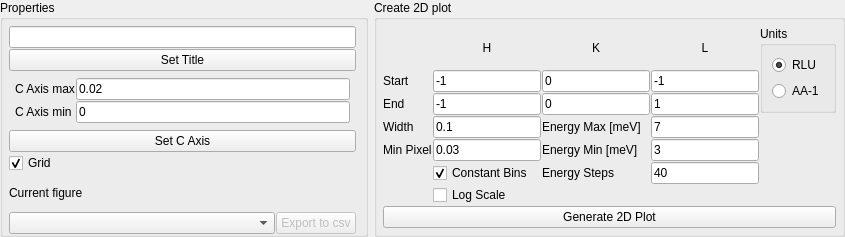
<?xml version="1.0" encoding="UTF-8"?>
<ui version="4.0">
 <class>Form</class>
 <widget class="QWidget" name="Form">
  <property name="geometry">
   <rect>
    <x>0</x>
    <y>0</y>
    <width>845</width>
    <height>237</height>
   </rect>
  </property>
  <property name="windowTitle">
   <string>Form</string>
  </property>
  <layout class="QHBoxLayout" name="horizontalLayout_2">
   <property name="leftMargin">
    <number>0</number>
   </property>
   <property name="topMargin">
    <number>0</number>
   </property>
   <property name="rightMargin">
    <number>0</number>
   </property>
   <property name="bottomMargin">
    <number>0</number>
   </property>
   <item>
    <widget class="QGroupBox" name="groupBox">
     <property name="toolTip">
      <string>Properties for current figure</string>
     </property>
     <property name="statusTip">
      <string>Properties for current figure</string>
     </property>
     <property name="title">
      <string>Properties</string>
     </property>
     <layout class="QHBoxLayout" name="horizontalLayout">
      <property name="spacing">
       <number>1</number>
      </property>
      <property name="leftMargin">
       <number>0</number>
      </property>
      <property name="topMargin">
       <number>0</number>
      </property>
      <property name="rightMargin">
       <number>3</number>
      </property>
      <property name="bottomMargin">
       <number>0</number>
      </property>
      <item>
       <layout class="QVBoxLayout" name="verticalLayout_4">
        <property name="leftMargin">
         <number>6</number>
        </property>
        <property name="topMargin">
         <number>6</number>
        </property>
        <property name="rightMargin">
         <number>6</number>
        </property>
        <item>
         <widget class="QLineEdit" name="QELine_SetTitle_lineEdit">
          <property name="toolTip">
           <string>Set title of current figure</string>
          </property>
          <property name="statusTip">
           <string>Set title of current figure</string>
          </property>
         </widget>
        </item>
        <item>
         <widget class="QPushButton" name="QELine_SetTitle_button">
          <property name="toolTip">
           <string>Set title of current figure</string>
          </property>
          <property name="statusTip">
           <string>Set title of current figure</string>
          </property>
          <property name="text">
           <string>Set Title</string>
          </property>
         </widget>
        </item>
        <item>
         <layout class="QGridLayout" name="gridLayout_2">
          <property name="leftMargin">
           <number>6</number>
          </property>
          <property name="topMargin">
           <number>6</number>
          </property>
          <property name="rightMargin">
           <number>6</number>
          </property>
          <property name="bottomMargin">
           <number>6</number>
          </property>
          <item row="0" column="1">
           <widget class="QLineEdit" name="QELine_CAxisMax_lineEdit">
            <property name="toolTip">
             <string>Set color scale axis of current figure</string>
            </property>
            <property name="statusTip">
             <string>Set color scale axis of current figure</string>
            </property>
            <property name="text">
             <string>0.02</string>
            </property>
           </widget>
          </item>
          <item row="1" column="0">
           <widget class="QLabel" name="label_6">
            <property name="toolTip">
             <string>Set color scale axis of current figure</string>
            </property>
            <property name="statusTip">
             <string>Set color scale axis of current figure</string>
            </property>
            <property name="text">
             <string>C Axis min</string>
            </property>
           </widget>
          </item>
          <item row="1" column="1">
           <widget class="QLineEdit" name="QELine_CAxisMin_lineEdit">
            <property name="toolTip">
             <string>Set color scale axis of current figure</string>
            </property>
            <property name="statusTip">
             <string>Set color scale axis of current figure</string>
            </property>
            <property name="text">
             <string>0</string>
            </property>
           </widget>
          </item>
          <item row="0" column="0">
           <widget class="QLabel" name="label_7">
            <property name="toolTip">
             <string>Set color scale axis of current figure</string>
            </property>
            <property name="statusTip">
             <string>Set color scale axis of current figure</string>
            </property>
            <property name="text">
             <string>C Axis max</string>
            </property>
           </widget>
          </item>
         </layout>
        </item>
        <item>
         <widget class="QPushButton" name="QELine_setCAxis_button">
          <property name="toolTip">
           <string>Set color scale axis of current figure</string>
          </property>
          <property name="statusTip">
           <string>Set color scale axis of current figure</string>
          </property>
          <property name="text">
           <string>Set C Axis</string>
          </property>
         </widget>
        </item>
        <item>
         <widget class="QCheckBox" name="QELine_Grid_checkBox">
          <property name="toolTip">
           <string>Show/hide grid on current figure</string>
          </property>
          <property name="statusTip">
           <string>Show/hide grid on current figure</string>
          </property>
          <property name="text">
           <string>Grid</string>
          </property>
          <property name="checked">
           <bool>true</bool>
          </property>
         </widget>
        </item>
        <item>
         <widget class="QLabel" name="label_3">
          <property name="toolTip">
           <string>Current Figure</string>
          </property>
          <property name="statusTip">
           <string>Current Figure</string>
          </property>
          <property name="text">
           <string>Current figure</string>
          </property>
         </widget>
        </item>
        <item>
         <layout class="QHBoxLayout" name="horizontalLayout_4" stretch="1,0">
          <item>
           <widget class="QComboBox" name="QELine_figureList_comboBox">
            <property name="toolTip">
             <string>Current Figure</string>
            </property>
            <property name="statusTip">
             <string>Current Figure</string>
            </property>
           </widget>
          </item>
          <item>
           <widget class="QPushButton" name="QELine_figureToCSV_pushButton">
            <property name="enabled">
             <bool>false</bool>
            </property>
            <property name="text">
             <string>Export to csv</string>
            </property>
           </widget>
          </item>
         </layout>
        </item>
       </layout>
      </item>
     </layout>
    </widget>
   </item>
   <item>
    <widget class="QGroupBox" name="groupBox_3">
     <property name="toolTip">
      <string>Properties for new plot</string>
     </property>
     <property name="statusTip">
      <string>Properties for new plot</string>
     </property>
     <property name="title">
      <string>Create 2D plot</string>
     </property>
     <layout class="QVBoxLayout" name="verticalLayout_7">
      <property name="spacing">
       <number>1</number>
      </property>
      <property name="leftMargin">
       <number>6</number>
      </property>
      <property name="topMargin">
       <number>6</number>
      </property>
      <property name="rightMargin">
       <number>6</number>
      </property>
      <property name="bottomMargin">
       <number>6</number>
      </property>
      <item>
       <layout class="QHBoxLayout" name="horizontalLayout_3">
        <item>
         <layout class="QGridLayout" name="gridLayout_3">
          <item row="3" column="0">
           <widget class="QLabel" name="label_11">
            <property name="toolTip">
             <string>End position for cut</string>
            </property>
            <property name="statusTip">
             <string>End position for cut</string>
            </property>
            <property name="text">
             <string>End</string>
            </property>
           </widget>
          </item>
          <item row="1" column="1">
           <widget class="QLabel" name="QELine_HLabel">
            <property name="text">
             <string>H</string>
            </property>
            <property name="alignment">
             <set>Qt::AlignCenter</set>
            </property>
           </widget>
          </item>
          <item row="4" column="0">
           <widget class="QLabel" name="label_4">
            <property name="text">
             <string>Width</string>
            </property>
           </widget>
          </item>
          <item row="5" column="0">
           <widget class="QLabel" name="label_5">
            <property name="text">
             <string>Min Pixel</string>
            </property>
           </widget>
          </item>
          <item row="2" column="3">
           <widget class="QLineEdit" name="QELine_LStart_lineEdit">
            <property name="toolTip">
             <string>Start position for cut</string>
            </property>
            <property name="statusTip">
             <string>Start position for cut</string>
            </property>
            <property name="text">
             <string>-1</string>
            </property>
           </widget>
          </item>
          <item row="5" column="2">
           <widget class="QLabel" name="label">
            <property name="toolTip">
             <string>Minimum energy in meV</string>
            </property>
            <property name="statusTip">
             <string>Minimum energy in meV</string>
            </property>
            <property name="text">
             <string>Energy Min [meV]</string>
            </property>
           </widget>
          </item>
          <item row="2" column="1">
           <widget class="QLineEdit" name="QELine_HStart_lineEdit">
            <property name="toolTip">
             <string>Start position for cut</string>
            </property>
            <property name="statusTip">
             <string>Start position for cut</string>
            </property>
            <property name="text">
             <string>-1</string>
            </property>
           </widget>
          </item>
          <item row="1" column="2">
           <widget class="QLabel" name="QELine_KLabel">
            <property name="text">
             <string>K</string>
            </property>
            <property name="alignment">
             <set>Qt::AlignCenter</set>
            </property>
           </widget>
          </item>
          <item row="1" column="3">
           <widget class="QLabel" name="QELine_LLabel">
            <property name="text">
             <string>L</string>
            </property>
            <property name="alignment">
             <set>Qt::AlignCenter</set>
            </property>
           </widget>
          </item>
          <item row="4" column="2">
           <widget class="QLabel" name="label_9">
            <property name="toolTip">
             <string>Maximum energy in meV</string>
            </property>
            <property name="statusTip">
             <string>Maximum energy in meV</string>
            </property>
            <property name="text">
             <string>Energy Max [meV]</string>
            </property>
           </widget>
          </item>
          <item row="2" column="2">
           <widget class="QLineEdit" name="QELine_KStart_lineEdit">
            <property name="toolTip">
             <string>Start position for cut</string>
            </property>
            <property name="statusTip">
             <string>Start position for cut</string>
            </property>
            <property name="text">
             <string>0</string>
            </property>
           </widget>
          </item>
          <item row="6" column="1">
           <widget class="QCheckBox" name="QELine_ConstantBins_checkBox">
            <property name="toolTip">
             <string>Make all bins equal size</string>
            </property>
            <property name="statusTip">
             <string>Make all bins equal size</string>
            </property>
            <property name="text">
             <string>Constant Bins</string>
            </property>
            <property name="checked">
             <bool>true</bool>
            </property>
           </widget>
          </item>
          <item row="4" column="1">
           <widget class="QLineEdit" name="QELine_Width_lineEdit">
            <property name="text">
             <string>0.1</string>
            </property>
           </widget>
          </item>
          <item row="4" column="3">
           <widget class="QLineEdit" name="QELine_EMax_lineEdit">
            <property name="toolTip">
             <string>Maximum energy in meV</string>
            </property>
            <property name="statusTip">
             <string>Maximum energy in meV</string>
            </property>
            <property name="text">
             <string>7</string>
            </property>
           </widget>
          </item>
          <item row="5" column="1">
           <widget class="QLineEdit" name="QELine_MinPixel_lineEdit">
            <property name="text">
             <string>0.03</string>
            </property>
           </widget>
          </item>
          <item row="7" column="1">
           <widget class="QCheckBox" name="QELine_LogScale_checkBox">
            <property name="toolTip">
             <string>Plot logarithm of intensity</string>
            </property>
            <property name="statusTip">
             <string>Plot logarithm of intensity</string>
            </property>
            <property name="text">
             <string>Log Scale</string>
            </property>
           </widget>
          </item>
          <item row="3" column="1">
           <widget class="QLineEdit" name="QELine_HEnd_lineEdit">
            <property name="toolTip">
             <string>End position for cut</string>
            </property>
            <property name="statusTip">
             <string>End position for cut</string>
            </property>
            <property name="text">
             <string>-1</string>
            </property>
           </widget>
          </item>
          <item row="6" column="2">
           <widget class="QLabel" name="label_2">
            <property name="toolTip">
             <string>Number of energy steps between Emin and Emax</string>
            </property>
            <property name="statusTip">
             <string>Number of energy steps between Emin and Emax</string>
            </property>
            <property name="text">
             <string>Energy Steps</string>
            </property>
           </widget>
          </item>
          <item row="3" column="2">
           <widget class="QLineEdit" name="QELine_KEnd_lineEdit">
            <property name="toolTip">
             <string>End position for cut</string>
            </property>
            <property name="statusTip">
             <string>End position for cut</string>
            </property>
            <property name="text">
             <string>0</string>
            </property>
           </widget>
          </item>
          <item row="2" column="0">
           <widget class="QLabel" name="label_10">
            <property name="toolTip">
             <string>Start position for cut</string>
            </property>
            <property name="statusTip">
             <string>Start position for cut</string>
            </property>
            <property name="text">
             <string>Start</string>
            </property>
           </widget>
          </item>
          <item row="3" column="3">
           <widget class="QLineEdit" name="QELine_LEnd_lineEdit">
            <property name="toolTip">
             <string>End position for cut</string>
            </property>
            <property name="statusTip">
             <string>End position for cut</string>
            </property>
            <property name="text">
             <string>1</string>
            </property>
           </widget>
          </item>
          <item row="5" column="3">
           <widget class="QLineEdit" name="QELine_EMin_lineEdit">
            <property name="toolTip">
             <string>Minimum energy in meV</string>
            </property>
            <property name="statusTip">
             <string>Minimum energy in meV</string>
            </property>
            <property name="text">
             <string>3</string>
            </property>
           </widget>
          </item>
          <item row="6" column="3">
           <widget class="QLineEdit" name="QELine_NPoints_lineEdit">
            <property name="toolTip">
             <string>Number of energy steps between Emin and Emax</string>
            </property>
            <property name="statusTip">
             <string>Number of energy steps between Emin and Emax</string>
            </property>
            <property name="text">
             <string>40</string>
            </property>
           </widget>
          </item>
         </layout>
        </item>
        <item>
         <layout class="QVBoxLayout" name="verticalLayout_2">
          <item>
           <widget class="QGroupBox" name="groupBox_2">
            <property name="sizePolicy">
             <sizepolicy hsizetype="Preferred" vsizetype="Minimum">
              <horstretch>0</horstretch>
              <verstretch>0</verstretch>
             </sizepolicy>
            </property>
            <property name="toolTip">
             <string>Units used when plotting</string>
            </property>
            <property name="statusTip">
             <string>Units used when plotting</string>
            </property>
            <property name="title">
             <string>Units</string>
            </property>
            <layout class="QVBoxLayout" name="verticalLayout">
             <item>
              <widget class="QRadioButton" name="QELine_SelectUnits_RLU_radioButton">
               <property name="text">
                <string>RLU</string>
               </property>
               <property name="checked">
                <bool>true</bool>
               </property>
              </widget>
             </item>
             <item>
              <widget class="QRadioButton" name="QELine_SelectUnits_AA_radioButton">
               <property name="text">
                <string>AA-1</string>
               </property>
              </widget>
             </item>
            </layout>
           </widget>
          </item>
          <item>
           <spacer name="verticalSpacer">
            <property name="orientation">
             <enum>Qt::Vertical</enum>
            </property>
            <property name="sizeHint" stdset="0">
             <size>
              <width>20</width>
              <height>40</height>
             </size>
            </property>
           </spacer>
          </item>
         </layout>
        </item>
       </layout>
      </item>
      <item>
       <widget class="QPushButton" name="QELine_plot_button">
        <property name="toolTip">
         <string>Generate 2D Cut</string>
        </property>
        <property name="statusTip">
         <string>Generate 2D Cut</string>
        </property>
        <property name="text">
         <string>Generate 2D Plot</string>
        </property>
       </widget>
      </item>
     </layout>
    </widget>
   </item>
  </layout>
 </widget>
 <tabstops>
  <tabstop>QELine_SetTitle_lineEdit</tabstop>
  <tabstop>QELine_SetTitle_button</tabstop>
  <tabstop>QELine_CAxisMax_lineEdit</tabstop>
  <tabstop>QELine_CAxisMin_lineEdit</tabstop>
  <tabstop>QELine_setCAxis_button</tabstop>
  <tabstop>QELine_Grid_checkBox</tabstop>
  <tabstop>QELine_HStart_lineEdit</tabstop>
  <tabstop>QELine_KStart_lineEdit</tabstop>
  <tabstop>QELine_LStart_lineEdit</tabstop>
  <tabstop>QELine_HEnd_lineEdit</tabstop>
  <tabstop>QELine_KEnd_lineEdit</tabstop>
  <tabstop>QELine_LEnd_lineEdit</tabstop>
  <tabstop>QELine_Width_lineEdit</tabstop>
  <tabstop>QELine_MinPixel_lineEdit</tabstop>
  <tabstop>QELine_EMax_lineEdit</tabstop>
  <tabstop>QELine_EMin_lineEdit</tabstop>
  <tabstop>QELine_NPoints_lineEdit</tabstop>
  <tabstop>QELine_ConstantBins_checkBox</tabstop>
  <tabstop>QELine_LogScale_checkBox</tabstop>
  <tabstop>QELine_SelectUnits_RLU_radioButton</tabstop>
  <tabstop>QELine_SelectUnits_AA_radioButton</tabstop>
  <tabstop>QELine_plot_button</tabstop>
 </tabstops>
 <resources/>
 <connections/>
</ui>
